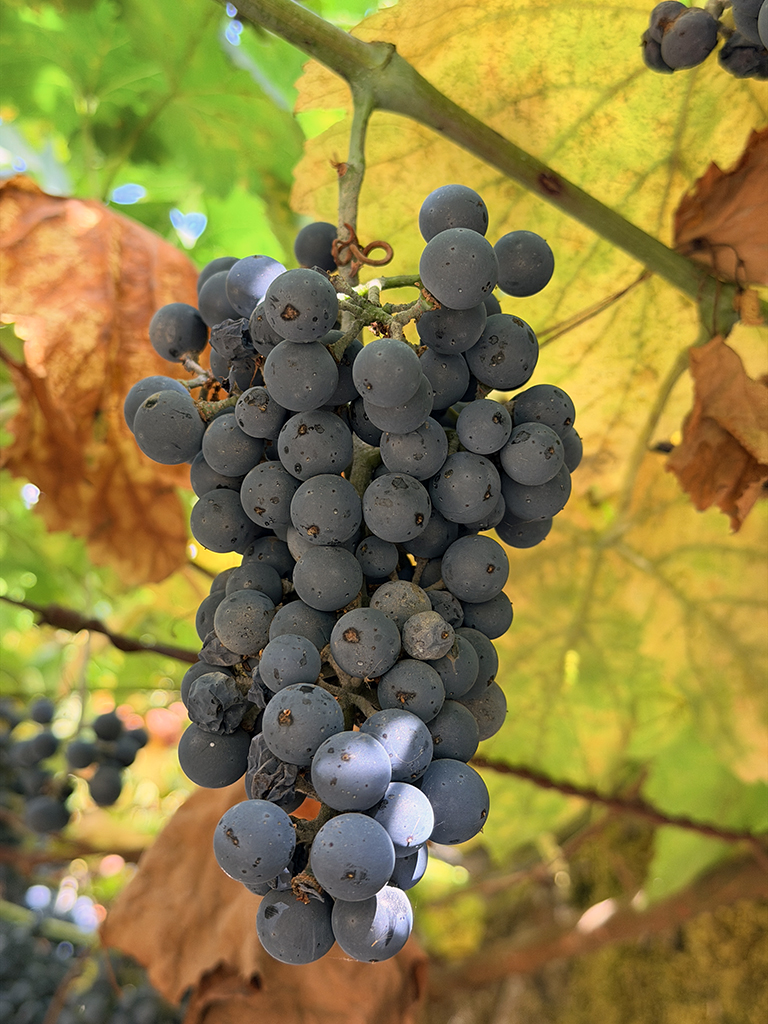
#> input picture content/Day1/img/IMG_1.JPG, 768 x 1024 px
$ python -i color_utils.py   (imports and definitions only)
#> lines starting #> are read from the running program, lines starting #| are printed output that depends on the picture
#> further down, picture is the input picture: shape (1024, 768, 3); mean B, G, R 65.7, 126.8, 140.7
import numpy as np
import cv2

def _ensure_u8_3c(img):
    """
    Garantiza que una imagen tenga 3 canales y esté en formato uint8.
    """
    if img.ndim != 3 or img.shape[2] != 3:
        raise ValueError(f"Se esperaba imagen 3 canales, got shape={img.shape}")
    if img.dtype == np.uint8:
        return img
    mx = float(np.nanmax(img))
    if mx <= 1.0 + 1e-6:
        return (np.clip(img, 0, 1) * 255.0).round().astype(np.uint8)
    return np.clip(img, 0, 255).round().astype(np.uint8)

def _mse(a, b):
    """
    Calcula el Error Cuadrático Medio entre dos imágenes.
    """
    a = a.astype(np.float32)
    b = b.astype(np.float32)
    return float(np.mean((a - b) ** 2))


def espacio_color(img):
    """
    Posibles salidas:
      'GRAY', 'HSV', 'Lab/YCrCb', 'BGR/RGB', 'Desconocido'
    Devuelve dict con: espacio, dtype, shape, rangos por canal, y (opcional) errores de ciclo.
    """
    info = {"espacio":"Desconocido","dtype":None,"shape":None,"rangos":None,"ciclos":{}}
    if img is None:
        return info

    info["dtype"] = str(img.dtype)
    info["shape"] = img.shape

    # 1) GRAY
    if img.ndim == 2:
        cmin, cmax = float(np.min(img)), float(np.max(img))
        info["espacio"] = "GRAY"
        info["rangos"]  = {"Canal": (round(cmin,2), round(cmax,2))}
        return info

    # 2) Estructura 3 canales
    if img.ndim != 3 or img.shape[2] != 3:
        return info

    # Rangos y estadísticas simples
    cmin = [float(np.min(img[...,i])) for i in range(3)]
#> cmin = [0, 0, 0]
    cmax = [float(np.max(img[...,i])) for i in range(3)]
#> cmax = [255, 255, 255]
    info["rangos"] = {f"C{i}": (round(cmin[i],2), round(cmax[i],2)) for i in range(3)}
    dtype = img.dtype

    # 3) HSV primero
    #  - uint8: H<=179 (regla rápida que suele funcionar)
    if dtype == np.uint8 and cmax[0] <= 180 and cmax[1] <= 255 and cmax[2] <= 255:
        info["espacio"] = "HSV"
        return info
    #  - float: H<=360; S,V<=1.1
    if np.issubdtype(dtype, np.floating):
        if cmax[0] <= 360 and cmax[1] <= 1.1 and cmax[2] <= 1.1:
            info["espacio"] = "HSV"
            return info

    # 4) Estrategia pragmática: Lab/YCrCb con umbrales MUY estrictos
    try:
        u8 = _ensure_u8_3c(img)

        # ciclo asumiendo YCrCb
        bgr_y  = cv2.cvtColor(u8, cv2.COLOR_YCrCb2BGR)
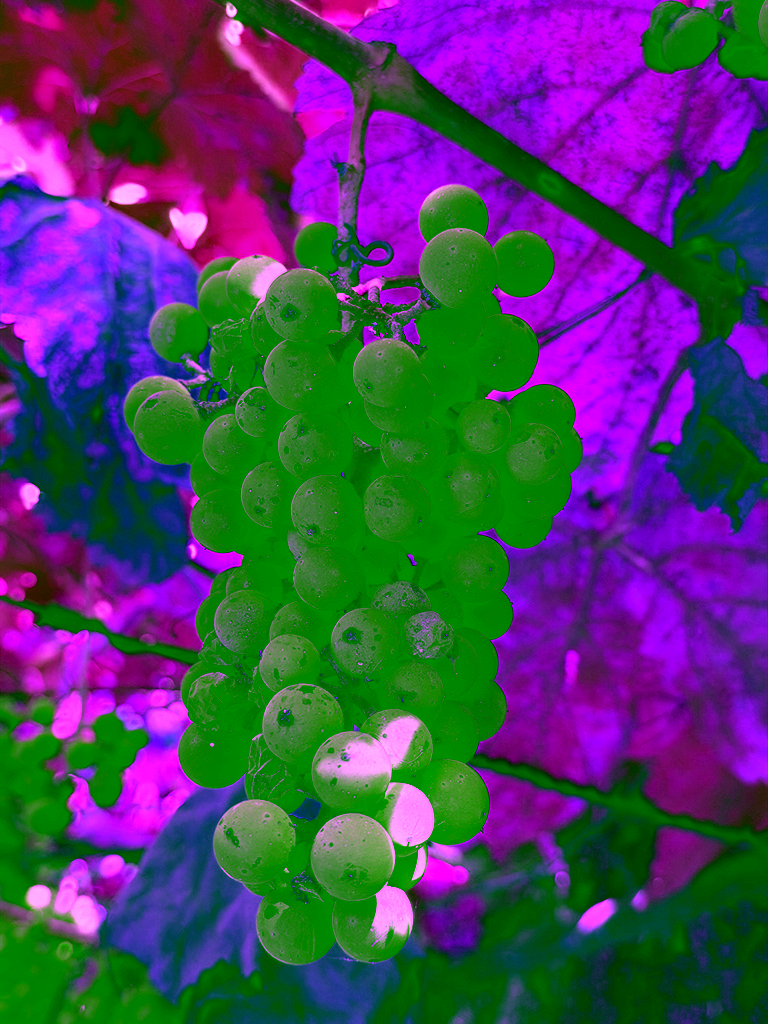
#> bgr_y: shape (1024, 768, 3); mean B, G, R 98.8, 64.4, 75.9
        rec_y  = cv2.cvtColor(bgr_y, cv2.COLOR_BGR2YCrCb)
#> rec_y: shape (1024, 768, 3); mean of channels 0, 1, 2 71.8, 130.9, 143.2
        mse_y  = _mse(rec_y, u8)
#> in _mse, `a = a.astype(np.float32)`:
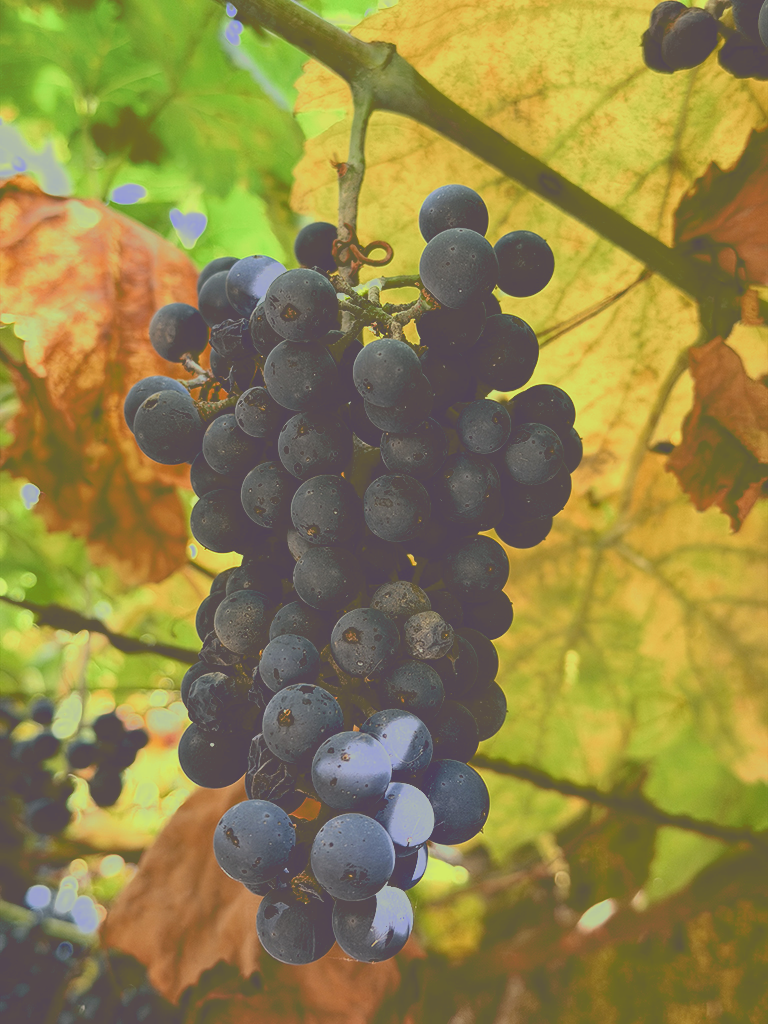
#> a: shape (1024, 768, 3) float32; mean of channels 0, 1, 2 71.8, 131, 143.2; drawn as B, G, R
#> mse_y = 254.2

        # ciclo asumiendo Lab
        bgr_l  = cv2.cvtColor(u8, cv2.COLOR_Lab2BGR)
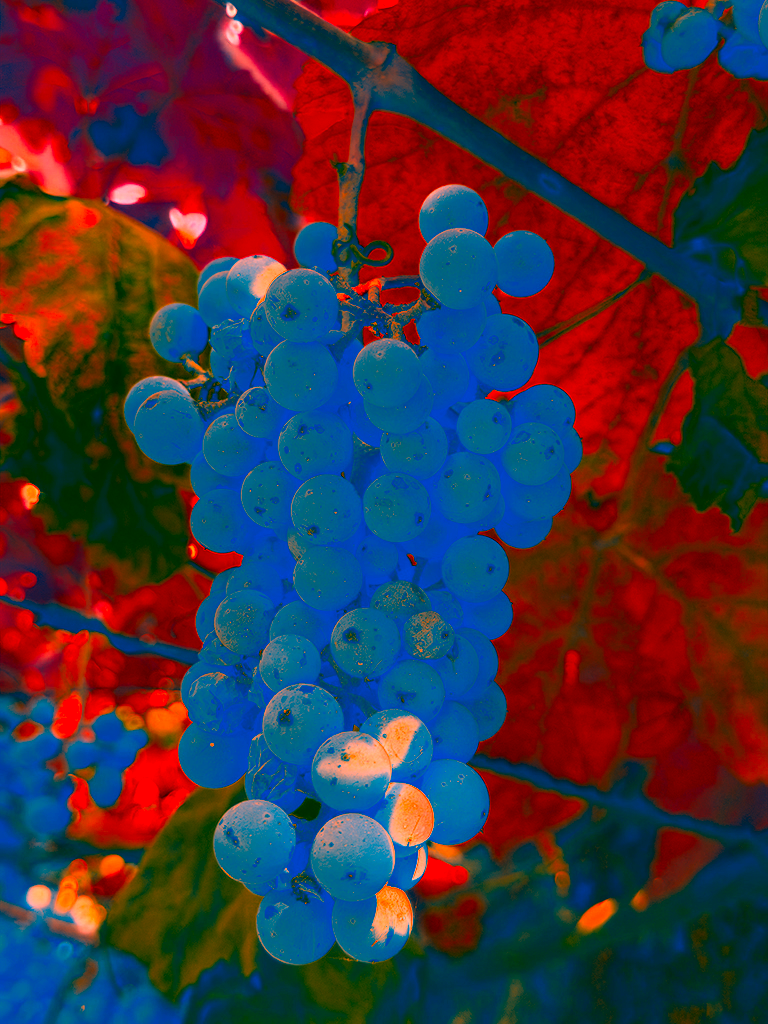
#> bgr_l: shape (1024, 768, 3); mean B, G, R 61, 49.1, 69.3
        rec_l  = cv2.cvtColor(bgr_l, cv2.COLOR_BGR2Lab)
#> rec_l: shape (1024, 768, 3); mean of channels 0, 1, 2 76.6, 146.3, 133.4
        mse_l  = _mse(rec_l, u8)
#> in _mse (call 2), `a = a.astype(np.float32)`:
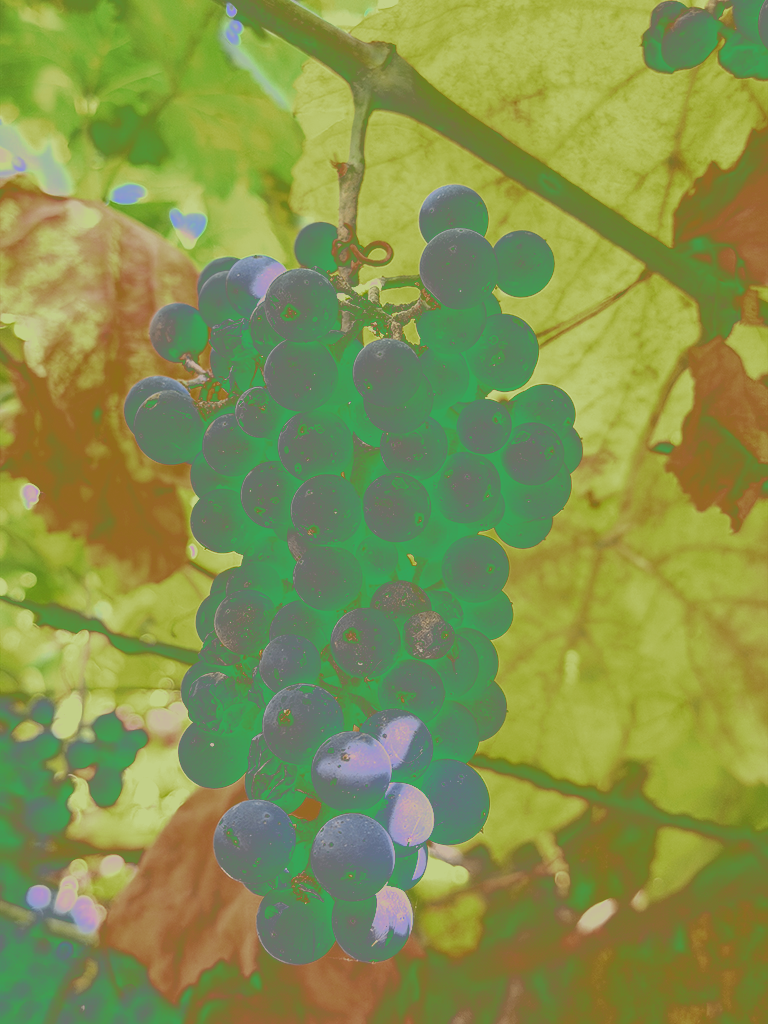
#> a: shape (1024, 768, 3) float32; mean of channels 0, 1, 2 76.6, 146.3, 133.3; drawn as B, G, R
#> mse_l = 975.2

        info["ciclos"] = {"YCrCb_mse": round(mse_y,3), "Lab_mse": round(mse_l,3)}

        # UMBRAL MUY ESTRICTO para Lab/YCrCb - SOLO si es casi perfecto
        if mse_y < 0.5 or mse_l < 0.5:
            info["espacio"] = "Lab/YCrCb"
            return info
    except Exception:
        pass

    # 5) BGR/RGB como opción por defecto (caso más común)
    if dtype == np.uint8 and all(m <= 255 for m in cmax):
        info["espacio"] = "BGR/RGB"
        return info
    if np.issubdtype(dtype, np.floating) and all(m <= 1.0+1e-6 for m in cmax):
        info["espacio"] = "BGR/RGB"
        return info

    # 6) Nada cuadra
    return info

########################################################
# [51 lines left out: functions convertir_espacio_color, modificar_canal, not called in this run]

>>> import cv2
>>> picture = cv2.imread('../../content/Day1/img/IMG_1.JPG')
>>> result = espacio_color(picture)
#> result = 5 items

$ run again, on content/Day1/img/imagen_2.jpg
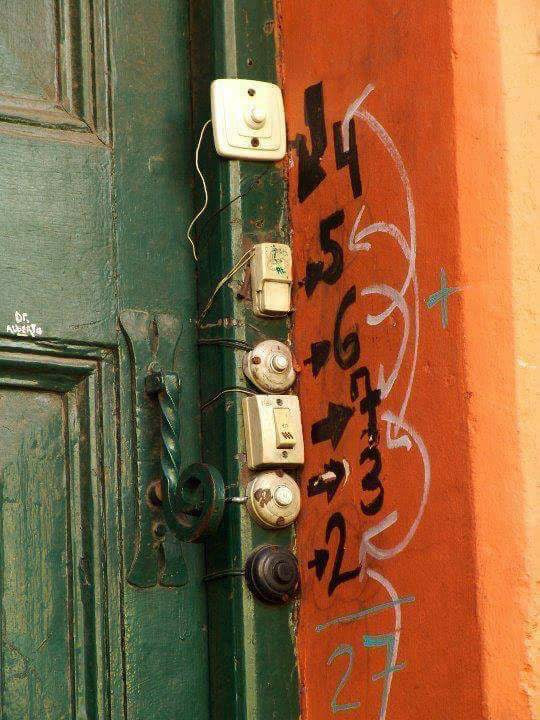
#> input picture content/Day1/img/imagen_2.jpg, 540 x 720 px
#> picture is the input picture: shape (720, 540, 3); mean B, G, R 62.8, 98.3, 137.6
#> cmin = [0, 0, 0]
#> cmax = [255, 255, 255]
#> rec_y: shape (720, 540, 3); mean of channels 0, 1, 2 75, 113, 142.7
#> in _mse, `a = a.astype(np.float32)`:
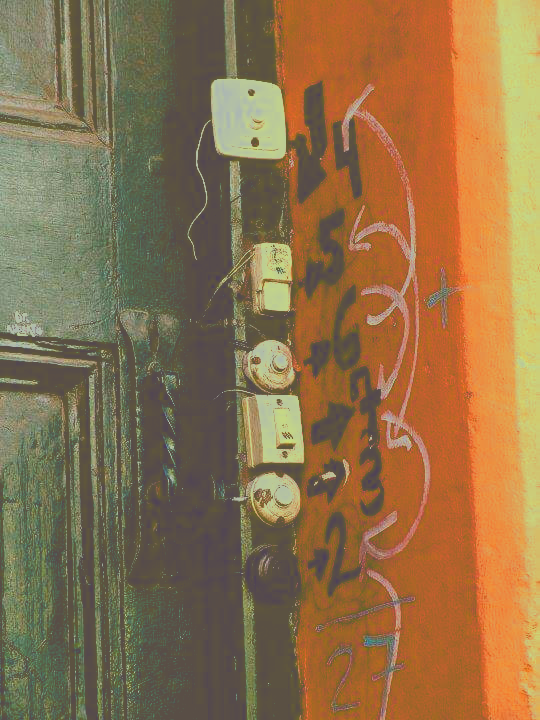
#> a: shape (720, 540, 3) float32; mean of channels 0, 1, 2 75, 113, 142.7; drawn as B, G, R
#> mse_y = 702.9
#> rec_l: shape (720, 540, 3); mean of channels 0, 1, 2 77.4, 136.5, 126.1
#> in _mse (call 2), `a = a.astype(np.float32)`:
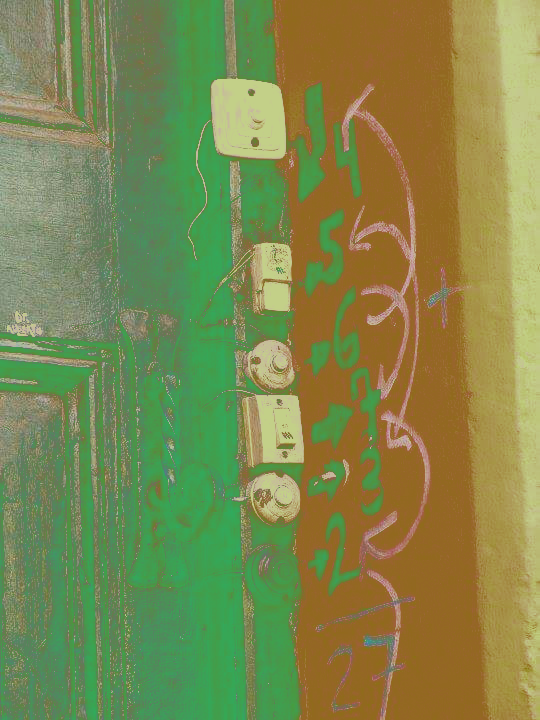
#> a: shape (720, 540, 3) float32; mean of channels 0, 1, 2 77.4, 136.5, 126.1; drawn as B, G, R
#> mse_l = 1813.6
#> result = 5 items
